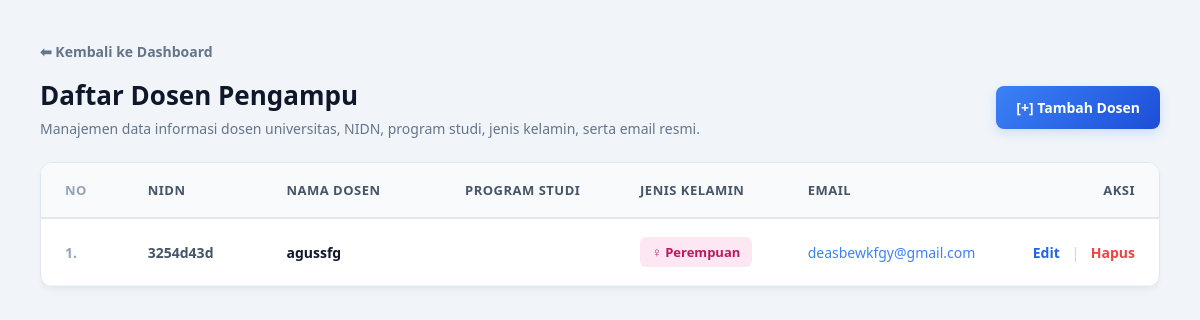
Before: /Dosen/index.php with the older database file.
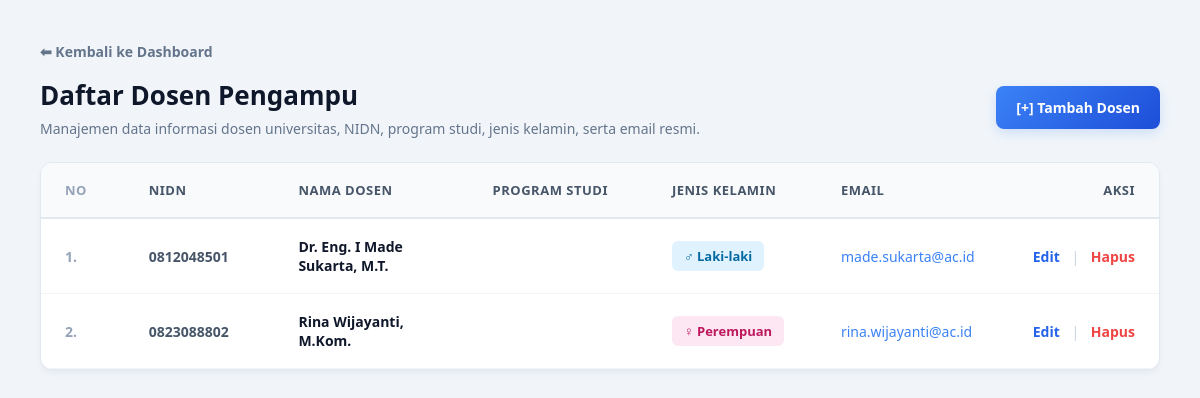
After: the same page with the newer database file.
### tables this page shows
CREATE TABLE `dosen` (
  `NIDN` varchar(15) NOT NULL,
  `Nama_Dosen` varchar(30) NOT NULL,
  `Jurusan` varchar(50) NOT NULL,
  `Jenis_Kelamin` varchar(20) NOT NULL,
  `Email` varchar(30) NOT NULL
);

### Dosen/index.php (the view, shortened to what this page needs)
<?php
include '../koneksi.php';
$sql = "SELECT dosen.*, prodi.Nama_Prodi
        FROM dosen
        LEFT JOIN prodi ON dosen.Id_Prodi = prodi.Id_Prodi";
$query = mysqli_query($koneksi, $sql);
?>
<!DOCTYPE html>
<html lang="id">
    <head>
    </head>
    <body>
        <div class="main-wrapper">
            <a href="../dashboard.php" class="btn-back">⬅ Kembali ke Dashboard</a>
            <div class="header-container">
                <div>
                    <h2>Daftar Dosen Pengampu</h2>
                    <p>Manajemen data informasi dosen universitas, NIDN, program studi, jenis kelamin, serta email resmi.</p>
                </div>
                <a href="tambah.php" class="btn-add">[+] Tambah Dosen</a>
            </div>
            <div class="table-container">
                <table>
                    <thead>
                        <tr>
                            <th class="no-col">No</th>
                            <th>NIDN</th>
                            <th>Nama Dosen</th>
                            <th>Program Studi</th>
                            <th>Jenis Kelamin</th>
                            <th>Email</th>
                            <th class="action-col">Aksi</th>
                        </tr>
                    </thead>
                    <tbody>
                        <?php
                        $no = 1;
                        while($row = mysqli_fetch_array($query)) {
                            $jk = $row['Jenis_Kelamin'];
                            $jk_class = ($jk == 'Laki-laki' || $jk == 'L') ? 'jk-l' : 'jk-p';
                            $jk_text = ($jk == 'Laki-laki' || $jk == 'L') ? '♂ Laki-laki' : '♀ Perempuan';
                        ?>
                        <tr>
                            <td class="no-col"><?= $no++; ?>.</td>
                            <td class="nidn-col"><?= $row['NIDN']; ?></td>
                            <td class="name-col"><?= $row['Nama_Dosen']; ?></td>
                            <td class="prodi-col"><?= $row['Nama_Prodi']; ?></td>
                            <td class="jk-col">
                                <span class="jk-badge <?= $jk_class; ?>"><?= $jk_text; ?></span>
                            </td>
                            <td class="email-col">
                                <a href="mailto:<?= $row['Email']; ?>" class="email-link"><?= $row['Email']; ?></a>
                            </td>
                            <td class="action-col" style="white-space: nowrap;">
                                <a href="tambah.php?NIDN=<?= $row['NIDN']; ?>" class="action-link link-edit">Edit</a>
                                <span class="divider">|</span>
                                <a href="hapus.php?NIDN=<?= $row['NIDN']; ?>" class="action-link link-delete" onclick="return confirm('Yakin ingin menghapus data dosen ini?')">Hapus</a>
                            </td>
                        </tr>
                        <?php } ?>
                    </tbody>
                </table>
            </div>
        </div>
    </body>
</html>

Changed rows visible on the page:
removed dosen: NIDN "3254d43d", Nama_Dosen "agussfg", jk_text "♀ Perempuan", Email "deasbewkfgy@gmail.com"
added dosen: NIDN "0812048501", Nama_Dosen "Dr. Eng. I Made Sukarta, M.T.", Jenis_Kelamin "♂ Laki-laki", Email "made.sukarta@ac.id"
added dosen: NIDN "0823088802", Nama_Dosen "Rina Wijayanti, M.Kom.", Jenis_Kelamin "♀ Perempuan", Email "rina.wijayanti@ac.id"
